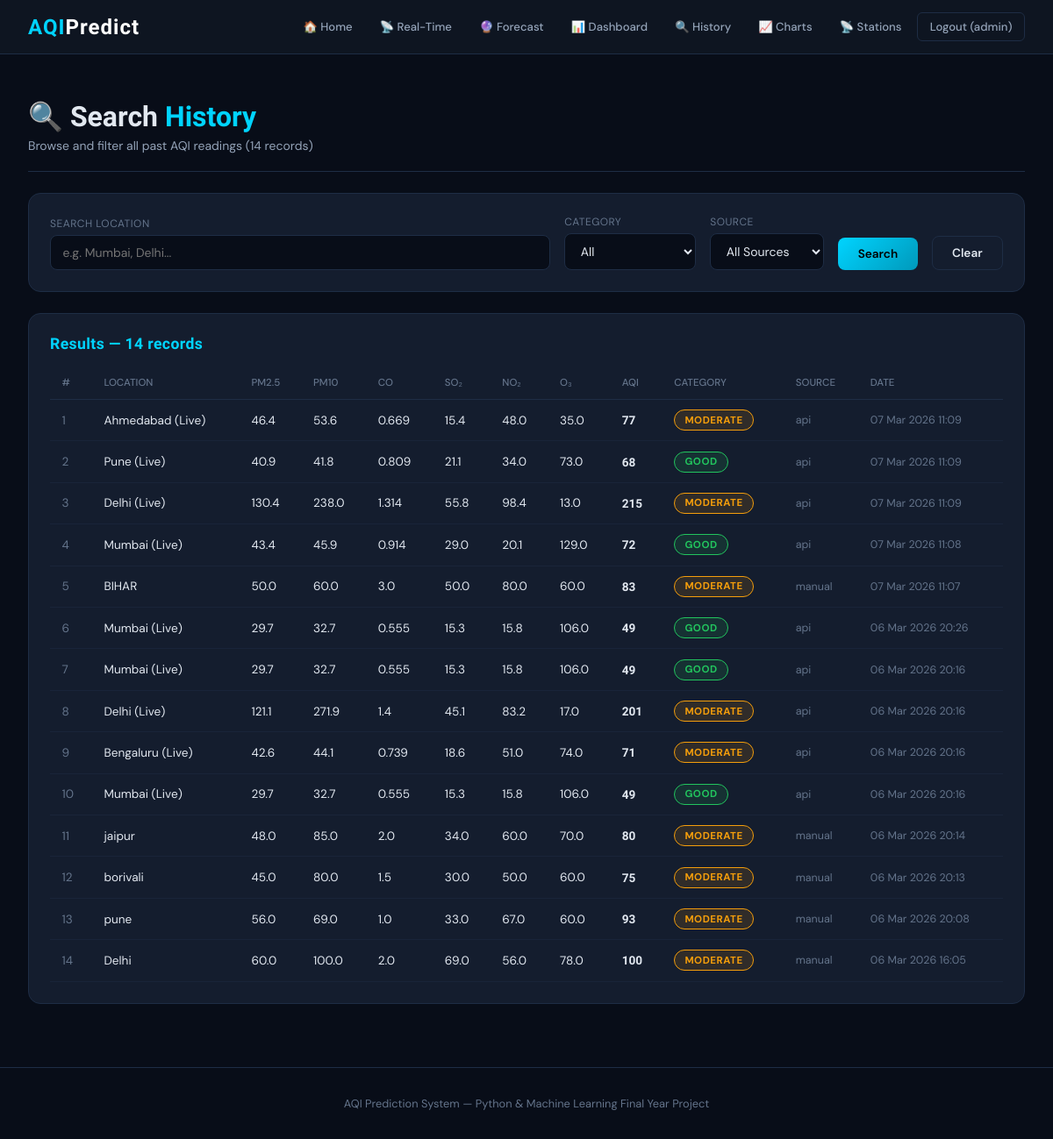
The app's page /search/ (signed in) with its own data.
### aqi_app/models.py (models this page shows, shortened)
class AQIReading(models.Model):
    AQI_CHOICES = [
        ('Good', 'Good'),
        ('Moderate', 'Moderate'),
        ('Poor', 'Poor'),
        ('Very Poor', 'Very Poor'),
        ('Severe', 'Severe'),
    ]
    SOURCE_CHOICES = [
        ('manual', 'Manual Entry'),
        ('iot',    'IoT Sensor'),
        ('api',    'API'),
    ]
    station    = models.ForeignKey(Station, on_delete=models.SET_NULL, null=True, blank=True)
    user       = models.ForeignKey(User, on_delete=models.SET_NULL, null=True, blank=True)
    pm25  = models.FloatField()
    pm10  = models.FloatField()
    co    = models.FloatField()
    so2   = models.FloatField()
    no2   = models.FloatField()
    o3    = models.FloatField()
    predicted_category = models.CharField(max_length=20, choices=AQI_CHOICES, blank=True)
    aqi_value          = models.IntegerField(default=0)
    location_name = models.CharField(max_length=200, blank=True)
    source        = models.CharField(max_length=10, choices=SOURCE_CHOICES, default='manual')
    recorded_at   = models.DateTimeField(default=timezone.now)
    class Meta:
        ordering = ['-recorded_at']
    def badge_class(self):
        return {
            'Good': 'good', 'Moderate': 'moderate',
            'Poor': 'poor', 'Very Poor': 'verypoor', 'Severe': 'severe'
        }.get(self.predicted_category, 'moderate')

### aqi_app/views.py (the view)
# urls.py: path('search/',     views.search_history,  name='search'),
@login_required
def search_history(request):
    readings=AQIReading.objects.all()
    q=request.GET.get('q',''); cat=request.GET.get('cat',''); src=request.GET.get('src','')
    if q: readings=readings.filter(location_name__icontains=q)
    if cat: readings=readings.filter(predicted_category=cat)
    if src: readings=readings.filter(source=src)
    return render(request,'search.html',{'readings':readings[:100],'q':q,'cat':cat,'src':src,'total':readings.count()})

### templates/search.html (shortened to what this page needs)
{% extends 'base.html' %}
{% block content %}
<div class="ph"><h1>🔍 Search <span class="accent">History</span></h1><p>Browse and filter all past AQI readings ({{ total }} records)</p></div>
<div class="card" style="margin-bottom:1.5rem;">
  <form method="GET" style="display:flex;gap:1rem;flex-wrap:wrap;align-items:flex-end;">
    <div class="form-group" style="flex:1;min-width:180px;margin-bottom:0;"><label>Search Location</label><input type="text" name="q" value="{{ q }}" placeholder="e.g. Mumbai, Delhi..."></div>
    <div class="form-group" style="min-width:150px;margin-bottom:0;"><label>Category</label><select name="cat"><option value="">All</option></select></div>
    <div class="form-group" style="min-width:130px;margin-bottom:0;"><label>Source</label><select name="src"><option value="">All Sources</option></select></div>
    <button type="submit" class="btn btn-primary" style="margin-bottom:0;">Search</button>
    <a href="/search/" class="btn btn-outline" style="margin-bottom:0;">Clear</a>
  </form>
</div>
<div class="card">
  <div class="card-title">Results — {{ total }} records</div>
  {% if readings %}<div style="overflow-x:auto"><table><thead><tr><th>#</th><th>Location</th><th>PM2.5</th><th>PM10</th><th>CO</th><th>SO₂</th><th>NO₂</th><th>O₃</th><th>AQI</th><th>Category</th><th>Source</th><th>Date</th></tr></thead><tbody>
  {% for r in readings %}<tr><td style="color:var(--muted);">{{ forloop.counter }}</td><td>{{ r.location_name }}</td><td>{{ r.pm25 }}</td><td>{{ r.pm10 }}</td><td>{{ r.co }}</td><td>{{ r.so2 }}</td><td>{{ r.no2 }}</td><td>{{ r.o3 }}</td><td style="font-family:'Rajdhani',sans-serif;font-weight:700;">{{ r.aqi_value }}</td><td><span class="badge badge-{{ r.badge_class }}">{{ r.predicted_category }}</span></td><td style="color:var(--muted);font-size:.78rem;">{{ r.source }}</td><td style="color:var(--muted);font-size:.78rem;white-space:nowrap;">{{ r.recorded_at|date:"d M Y H:i" }}</td></tr>{% endfor %}
  </tbody></table></div>
  {% else %}<p style="color:var(--muted);padding:1rem 0;">No records found. <a href="/" style="color:var(--accent);">Make a prediction →</a></p>{% endif %}
</div>
{% endblock %}

### templates/base.html (shortened to what this page needs)
<!DOCTYPE html>
<html lang="en">
<head>
</head>
<body>
<nav>
  <a href="/" class="brand">AQI<span>Predict</span></a>
  <div class="nav-links">
    <a href="/" class="hm">🏠 Home</a>
    <a href="/realtime/" class="hm">📡 Real-Time</a>
    <a href="/future/" class="hm">🔮 Forecast</a>
    {% if user.is_authenticated %}
      <a href="/dashboard/" class="hm">📊 Dashboard</a>
      <a href="/search/" class="hm">🔍 History</a>
      <a href="/charts/" class="hm">📈 Charts</a>
      <a href="/stations/" class="hm">📡 Stations</a>
      <a href="/logout/" class="btn btn-outline btn-sm">Logout ({{ user.username }})</a>
    {% else %}
      <a href="/login/" class="btn btn-login btn-sm">🔐 Admin Login</a>
    {% endif %}
  </div>
</nav>
<div class="container">
  {% block content %}{% endblock %}
</div>
<footer style="text-align:center;padding:2rem;color:var(--muted);font-size:.8rem;border-top:1px solid var(--border);margin-top:3rem;">AQI Prediction System — Python &amp; Machine Learning Final Year Project</footer>
</body>
</html>

### templates/base.html (style rules this page uses)
:root { --bg:#080d18;--surface:#0f1623;--card:#141d2e;--border:#1e2d45;--accent:#00d4ff;--text:#e2e8f0;--muted:#64748b;--muted2:#94a3b8;--good:#22c55e;--mod:#f59e0b;--poor:#f97316;--vp:#ef4444;--sev:#7c3aed; }
* { margin:0;padding:0;box-sizing:border-box; }
body { font-family:'DM Sans',sans-serif;background:var(--bg);color:var(--text);min-height:100vh; }
nav { background:rgba(15,22,35,.97);border-bottom:1px solid var(--border);padding:0 2rem;display:flex;align-items:center;justify-content:space-between;height:62px;position:sticky;top:0;z-index:200;backdrop-filter:blur(12px); }
.brand { font-family:'Rajdhani',sans-serif;font-size:1.5rem;font-weight:700;color:var(--accent);text-decoration:none;letter-spacing:1px; }
.brand span { color:#fff; }
.nav-links { display:flex;gap:.25rem;align-items:center;flex-wrap:wrap; }
.nav-links a { color:var(--muted2);text-decoration:none;padding:.45rem .85rem;border-radius:6px;font-size:.82rem;font-weight:500;transition:all .2s; }
.container { max-width:1280px;margin:0 auto;padding:1.5rem 2rem; }
.card { background:var(--card);border:1px solid var(--border);border-radius:14px;padding:1.5rem; }
.card-title { font-family:'Rajdhani',sans-serif;font-size:1.1rem;font-weight:700;color:var(--accent);margin-bottom:1rem;letter-spacing:.4px; }
.btn { display:inline-flex;align-items:center;gap:.4rem;padding:.6rem 1.4rem;border-radius:8px;border:none;font-size:.85rem;font-weight:600;cursor:pointer;text-decoration:none;transition:all .2s;font-family:'DM Sans',sans-serif; }
.btn-primary { background:linear-gradient(135deg,var(--accent),#0099bb);color:#000; }
.btn-outline { background:transparent;border:1px solid var(--border);color:var(--text); }
.btn-sm { padding:.35rem .85rem;font-size:.78rem; }
.form-group { margin-bottom:1rem; }
label { display:block;font-size:.75rem;color:var(--muted);margin-bottom:.35rem;text-transform:uppercase;letter-spacing:.5px; }
input,select { width:100%;background:var(--bg);border:1px solid var(--border);border-radius:8px;color:var(--text);padding:.6rem .85rem;font-size:.875rem;outline:none;transition:border-color .2s;font-family:'DM Sans',sans-serif; }
.badge { display:inline-block;padding:.22rem .7rem;border-radius:20px;font-size:.72rem;font-weight:700;text-transform:uppercase;letter-spacing:.5px; }
.badge-good { background:rgba(34,197,94,.12);color:var(--good);border:1px solid var(--good); }
.badge-moderate { background:rgba(245,158,11,.12);color:var(--mod);border:1px solid var(--mod); }
table { width:100%;border-collapse:collapse;font-size:.85rem; }
th { color:var(--muted);font-weight:500;text-align:left;padding:.7rem .85rem;border-bottom:1px solid var(--border);font-size:.72rem;text-transform:uppercase; }
td { padding:.7rem .85rem;border-bottom:1px solid rgba(30,45,69,.5); }
.ph { padding:1.75rem 0 1.25rem;margin-bottom:1.5rem;border-bottom:1px solid var(--border); }
.ph h1 { font-family:'Rajdhani',sans-serif;font-size:2rem;font-weight:700; }
.ph p { color:var(--muted2);font-size:.875rem;margin-top:.3rem; }
.accent { color:var(--accent); }

### records on screen
AQIReading: location_name "Ahmedabad (Live)", pm25 "46.4", pm10 "53.6", co "0.669", so2 "15.4", no2 "48.0", o3 "35.0", aqi_value "77", predicted_category "MODERATE", source "api", recorded_at "07 Mar 2026 11:09"
AQIReading: location_name "Pune (Live)", pm25 "40.9", pm10 "41.8", co "0.809", so2 "21.1", no2 "34.0", o3 "73.0", aqi_value "68", predicted_category "GOOD", source "api", recorded_at "07 Mar 2026 11:09"
AQIReading: location_name "Delhi (Live)", pm25 "130.4", pm10 "238.0", co "1.314", so2 "55.8", no2 "98.4", o3 "13.0", aqi_value "215", predicted_category "MODERATE", source "api", recorded_at "07 Mar 2026 11:09"
AQIReading: location_name "Mumbai (Live)", pm25 "43.4", pm10 "45.9", co "0.914", so2 "29.0", no2 "20.1", o3 "129.0", aqi_value "72", predicted_category "GOOD", source "api", recorded_at "07 Mar 2026 11:08"
AQIReading: location_name "BIHAR", pm25 "50.0", pm10 "60.0", co "3.0", so2 "50.0", no2 "80.0", o3 "60.0", aqi_value "83", predicted_category "MODERATE", source "manual", recorded_at "07 Mar 2026 11:07"
AQIReading: location_name "Mumbai (Live)", pm25 "29.7", pm10 "32.7", co "0.555", so2 "15.3", no2 "15.8", o3 "106.0", aqi_value "49", predicted_category "GOOD", source "api", recorded_at "06 Mar 2026 20:26"
AQIReading: location_name "Mumbai (Live)", pm25 "29.7", pm10 "32.7", co "0.555", so2 "15.3", no2 "15.8", o3 "106.0", aqi_value "49", predicted_category "GOOD", source "api", recorded_at "06 Mar 2026 20:16"
AQIReading: location_name "Delhi (Live)", pm25 "121.1", pm10 "271.9", co "1.4", so2 "45.1", no2 "83.2", o3 "17.0", aqi_value "201", predicted_category "MODERATE", source "api", recorded_at "06 Mar 2026 20:16"
AQIReading: location_name "Bengaluru (Live)", pm25 "42.6", pm10 "44.1", co "0.739", so2 "18.6", no2 "51.0", o3 "74.0", aqi_value "71", predicted_category "MODERATE", source "api", recorded_at "06 Mar 2026 20:16"
AQIReading: location_name "Mumbai (Live)", pm25 "29.7", pm10 "32.7", co "0.555", so2 "15.3", no2 "15.8", o3 "106.0", aqi_value "49", predicted_category "GOOD", source "api", recorded_at "06 Mar 2026 20:16"
AQIReading: location_name "jaipur", pm25 "48.0", pm10 "85.0", co "2.0", so2 "34.0", no2 "60.0", o3 "70.0", aqi_value "80", predicted_category "MODERATE", source "manual", recorded_at "06 Mar 2026 20:14"
AQIReading: location_name "borivali", pm25 "45.0", pm10 "80.0", co "1.5", so2 "30.0", no2 "50.0", o3 "60.0", aqi_value "75", predicted_category "MODERATE", source "manual", recorded_at "06 Mar 2026 20:13"
AQIReading: location_name "pune", pm25 "56.0", pm10 "69.0", co "1.0", so2 "33.0", no2 "67.0", o3 "60.0", aqi_value "93", predicted_category "MODERATE", source "manual", recorded_at "06 Mar 2026 20:08"
AQIReading: location_name "Delhi", pm25 "60.0", pm10 "100.0", co "2.0", so2 "69.0", no2 "56.0", o3 "78.0", aqi_value "100", predicted_category "MODERATE", source "manual", recorded_at "06 Mar 2026 16:05"

### other values on screen
{{ user.username }} "admin"
{{ total }} "14"
